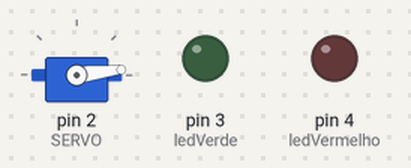
Bench run of a sketch on a simulated Arduino Uno, built with avr-gcc and run on an emulated ATmega328P. On the bench: servo, output pins drawn as LEDs (lit = HIGH).

Above: at 0.05 s.
At 0.5 s:
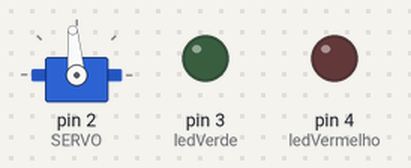
At 0.75 s:
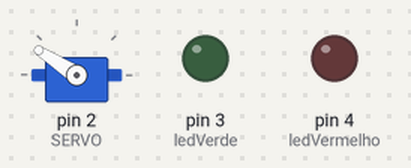
At 1.0 s:
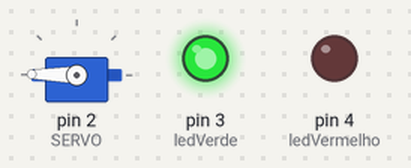
At 1.95 s:
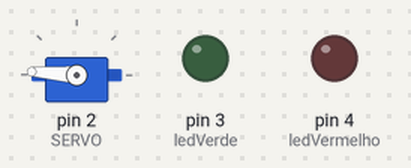
At 3.8 s:
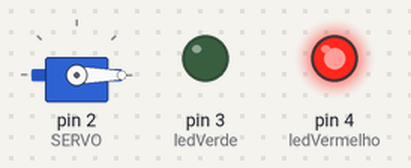
Timing chart, 0 to 8.8 s (numbered marks = the images above):
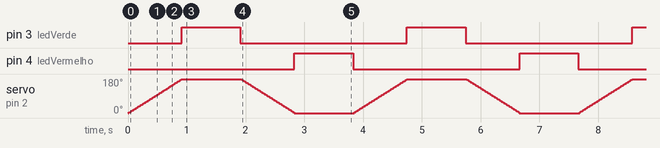

Measured:
- by itself, pin 3 (ledVerde), pin 4 (ledVermelho): alternates HIGH for 1.0 s and LOW for 2.8 s

The sketch:

teste_servo.ino
```cpp
#include <Servo.h>

#define SERVO 2 // porta d2

Servo s;
int pos;

int ledVermelho = 4;
int ledVerde = 3;

void setup() {

  pinMode(ledVermelho, OUTPUT);
  pinMode(ledVerde, OUTPUT);

  s.attach(SERVO);
  Serial.begin(9600);
  s.write(0);

}

void loop() {

  for(pos = 0;pos<180;pos++){
    s.write(pos);
    delay(5);
  }
  digitalWrite(ledVerde, HIGH);
  delay(1000);
  digitalWrite(ledVerde, LOW);
  for(pos = 180;pos>=0;pos--){
    s.write(pos);
    delay(5);
  }
  digitalWrite(ledVermelho, HIGH);
  delay(1000);
  digitalWrite(ledVermelho, LOW);

}
```
